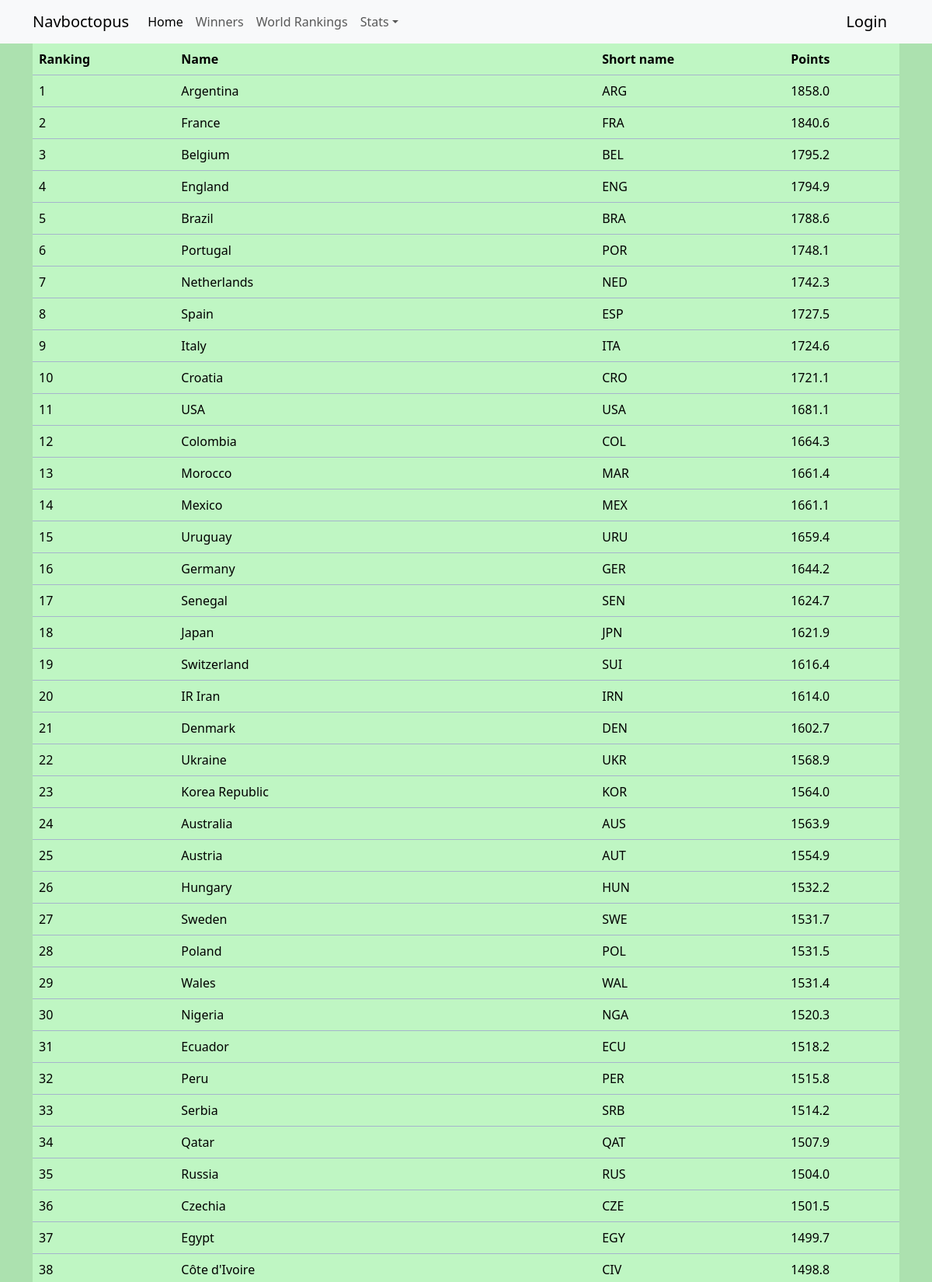
Page /world_rankings (upper part) on the committed database.
### predictor/models.py (models this page shows, shortened)
class Country(models.Model):
    name = models.CharField(max_length=28)
    fifa_ranking = models.IntegerField()
    fifa_points = models.DecimalField(decimal_places=1,max_digits=6)
    short_name = models.CharField(max_length=23)
    class Meta:
        verbose_name_plural = "countries"

### predictor/views.py (the view)
# urls.py: path('world_rankings',views.WorldRankings.as_view(),name='world_rankings'),
class WorldRankings(View):
    template_name = 'predictor/world_rankings.html'
    def get(self, request):
        countries = Country.objects.order_by('fifa_ranking')
        context = {
            'countries':countries
        }
        return render(request, self.template_name, context)

### predictor/templates/predictor/world_rankings.html
{% extends 'predictor/base.html' %}
{% block content %}
<div class="container">
    <div
    class="table-responsive"
    >
    <table
    class="table table-primary"
    >
    <thead>
        <tr>
            <th scope="col" data-sortable="true" data-sorter="alphanum">Ranking</th>
            <th scope="col" data-sortable="true" data-sorter="alphanum">Name</th>
            <th scope="col" data-sortable="true" data-sorter="alphanum">Short name</th>
            <th scope="col" data-sortable="true" data-sorter="alphanum">Points</th>
            </tr>
        </thead>
        <tbody>
            {% for country in countries %}
            <tr class="">
                <td scope="row">{{country.fifa_ranking}}</td>
                <td>{{country.name}}</td>
                <td>{{country.short_name}}</td>
                <td>{{country.fifa_points}}</td>
                </tr>
            {% endfor %}
        </tbody>
    </table>
</div>
</div>
{% endblock content %}

### predictor/templates/predictor/base.html (shortened to what this page needs)
<!DOCTYPE html>
<html lang="en">
<head>
    {% load static %}
    <link href="https://cdn.jsdelivr.net/npm/bootstrap@5.3.2/dist/css/bootstrap.min.css" rel="stylesheet"
>
        {% load static %}
        <link rel="stylesheet" href="{% static 'predictor\style\styles.css' %}">
</head>
<body>
    <nav
        class="navbar navbar-expand-sm navbar-light bg-light"
    >
        <div class="container">
            <a class="navbar-brand" href="{% url 'homepage' %}">Navboctopus</a>
            <div class="collapse navbar-collapse" id="collapsibleNavId">
                <ul class="navbar-nav me-auto mt-2 mt-lg-0">
                    <li class="nav-item">
                        <a class="nav-link active" href="{% url 'homepage' %}" aria-current="page"
                            >Home
                            </a
                        >
                    </li>
                    <li class="nav-item">
                        <a class="nav-link" href="{% url 'winners' %}" aria-current="page"
                            >Winners
                            </a
                        >
                    </li>
                    <li class="nav-item">
                        <a class="nav-link" href="{% url 'world_rankings' %}" aria-current="page"
                            >World Rankings
                            </a
                        >
                    </li>
                    <li class="nav-item dropdown">
                        <a
                            class="nav-link dropdown-toggle"
                            href="#"
                            id="dropdownId"
                            data-bs-toggle="dropdown"
                            aria-haspopup="true"
                            aria-expanded="false"
                            >Stats</a
                        >
                    </li>
                </ul>
                <form class="d-flex my-2 my-lg-0">
                    {% if user.is_authenticated %}
                    <a class="navbar-brand" href="{% url 'account' %}" class="nav-link active" title="Account">Account</a>
                    <a class="navbar-brand" href="{% url 'logout' %}" class="nav-link active" title="Log Out">Log Out {{user.username}}</a>
                    {% else %}
                    <a class="navbar-brand" href="{% url 'login' %}" class="nav-link active" title="Login">Login</a>
                    {% endif %}
                </form>
            </div>
        </div>
    </nav>
    {% block content %}
    {% endblock content %}
</body>
</html>

### predictor/static/predictor/style/styles.css (style rules this page uses)
.table { --bs-table-bg:#BFF6C3; }
body { background-color: #ACE1AF; }

### rows in the picture
Country: fifa_ranking "1", name "Argentina", short_name "ARG", fifa_points "1858.0"
Country: fifa_ranking "2", name "France", short_name "FRA", fifa_points "1840.6"
Country: fifa_ranking "3", name "Belgium", short_name "BEL", fifa_points "1795.2"
Country: fifa_ranking "4", name "England", short_name "ENG", fifa_points "1794.9"
Country: fifa_ranking "5", name "Brazil", short_name "BRA", fifa_points "1788.6"
Country: fifa_ranking "6", name "Portugal", short_name "POR", fifa_points "1748.1"
Country: fifa_ranking "7", name "Netherlands", short_name "NED", fifa_points "1742.3"
Country: fifa_ranking "8", name "Spain", short_name "ESP", fifa_points "1727.5"
Country: fifa_ranking "9", name "Italy", short_name "ITA", fifa_points "1724.6"
Country: fifa_ranking "10", name "Croatia", short_name "CRO", fifa_points "1721.1"
Country: fifa_ranking "11", name "USA", short_name "USA", fifa_points "1681.1"
Country: fifa_ranking "12", name "Colombia", short_name "COL", fifa_points "1664.3"
Country: fifa_ranking "13", name "Morocco", short_name "MAR", fifa_points "1661.4"
Country: fifa_ranking "14", name "Mexico", short_name "MEX", fifa_points "1661.1"
Country: fifa_ranking "15", name "Uruguay", short_name "URU", fifa_points "1659.4"
Country: fifa_ranking "16", name "Germany", short_name "GER", fifa_points "1644.2"
Country: fifa_ranking "17", name "Senegal", short_name "SEN", fifa_points "1624.7"
Country: fifa_ranking "18", name "Japan", short_name "JPN", fifa_points "1621.9"
Country: fifa_ranking "19", name "Switzerland", short_name "SUI", fifa_points "1616.4"
Country: fifa_ranking "20", name "IR Iran", short_name "IRN", fifa_points "1614.0"
Country: fifa_ranking "21", name "Denmark", short_name "DEN", fifa_points "1602.7"
Country: fifa_ranking "22", name "Ukraine", short_name "UKR", fifa_points "1568.9"
Country: fifa_ranking "23", name "Korea Republic", short_name "KOR", fifa_points "1564.0"
Country: fifa_ranking "24", name "Australia", short_name "AUS", fifa_points "1563.9"
Country: fifa_ranking "25", name "Austria", short_name "AUT", fifa_points "1554.9"
Country: fifa_ranking "26", name "Hungary", short_name "HUN", fifa_points "1532.2"
Country: fifa_ranking "27", name "Sweden", short_name "SWE", fifa_points "1531.7"
Country: fifa_ranking "28", name "Poland", short_name "POL", fifa_points "1531.5"
Country: fifa_ranking "29", name "Wales", short_name "WAL", fifa_points "1531.4"
Country: fifa_ranking "30", name "Nigeria", short_name "NGA", fifa_points "1520.3"
Country: fifa_ranking "31", name "Ecuador", short_name "ECU", fifa_points "1518.2"
Country: fifa_ranking "32", name "Peru", short_name "PER", fifa_points "1515.8"
Country: fifa_ranking "33", name "Serbia", short_name "SRB", fifa_points "1514.2"
Country: fifa_ranking "34", name "Qatar", short_name "QAT", fifa_points "1507.9"
Country: fifa_ranking "35", name "Russia", short_name "RUS", fifa_points "1504.0"
Country: fifa_ranking "36", name "Czechia", short_name "CZE", fifa_points "1501.5"
Country: fifa_ranking "37", name "Egypt", short_name "EGY", fifa_points "1499.7"
Country: fifa_ranking "38", name "Côte d'Ivoire", short_name "CIV", fifa_points "1498.8"
